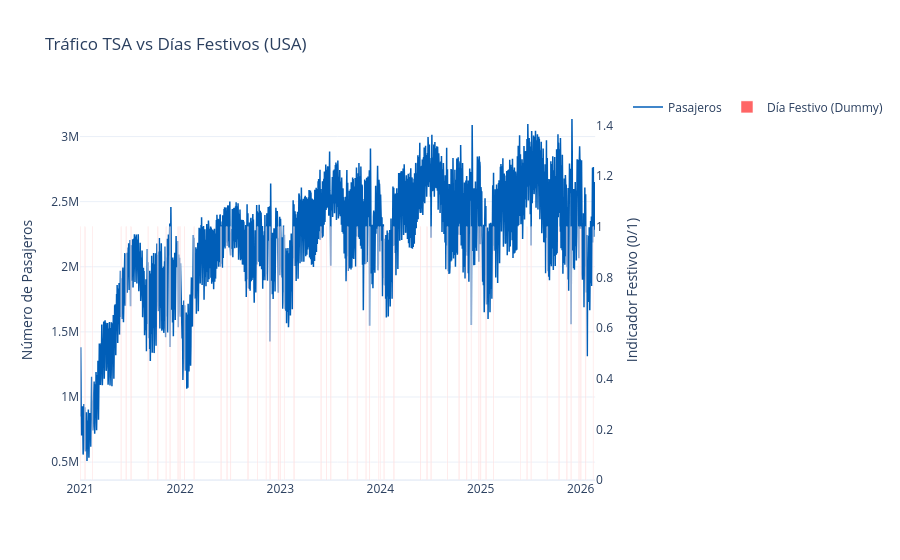

The notebook cell this image was saved under:
### Code cell
# Graficamos las series de tiempo y la serie dummy de holidays
fig = make_subplots(specs=[[{"secondary_y": True}]])

# Serie 1: Pasajeros (Línea Azul) - Eje Izquierdo
fig.add_trace(
    go.Scatter(
        x=df.index,
        y=df['Numbers'],
        name="Pasajeros",
        line=dict(color='#005EB8', width=1.5)
    ),
    secondary_y=False
)

# Serie 2: Dummy Festivos (Barras Rojas Transparentes) - Eje Derecho
fig.add_trace(
    go.Bar(
        x=df.index,
        y=df['Holiday_Dummy'],
        name="Día Festivo (Dummy)",
        marker_color='red',
        opacity=0.6 # Transparencia para ver la línea detrás
    ),
    secondary_y=True
)

# Diseño
fig.update_layout(
    title="Tráfico TSA vs Días Festivos (USA)",
    template="plotly_white",
    hovermode="x unified",
    legend=dict(orientation="h", y=1.02, x=1)
)

# Configuración de Ejes
fig.update_yaxes(title_text="Número de Pasajeros", secondary_y=False)
fig.update_yaxes(title_text="Indicador Festivo (0/1)", secondary_y=True, range=[0, 1.5], showgrid=False)

fig.show()

### Figure 1 — Plotly figure (JSON) as saved in the notebook; plotly's stock layout.template omitted (floating-point values rounded to 4 significant figures; data arrays with more than 128 entries replaced by an {"elided": "..."} marker saying what was removed)
{"data": [{"line": {"color": "#005EB8", "width": 1.5}, "name": "Pasajeros", "type": "scatter", "x": {"elided": "1879 str values"}, "xaxis": "x", "y": {"elided": "1879 int values"}, "yaxis": "y"}, {"marker": {"color": "red"}, "name": "Día Festivo (Dummy)", "opacity": 0.6, "type": "bar", "x": {"elided": "1879 str values"}, "xaxis": "x", "y": {"elided": "1879 int values"}, "yaxis": "y2"}], "layout": {"hovermode": "x unified", "legend": {"orientation": "h", "x": 1, "y": 1.02}, "title": {"text": "Tráfico TSA vs Días Festivos (USA)"}, "xaxis": {"anchor": "y", "domain": [0, 0.94]}, "yaxis": {"anchor": "x", "domain": [0, 1], "title": {"text": "Número de Pasajeros"}}, "yaxis2": {"anchor": "x", "overlaying": "y", "range": [0, 1.5], "showgrid": false, "side": "right", "title": {"text": "Indicador Festivo (0/1)"}}}}
